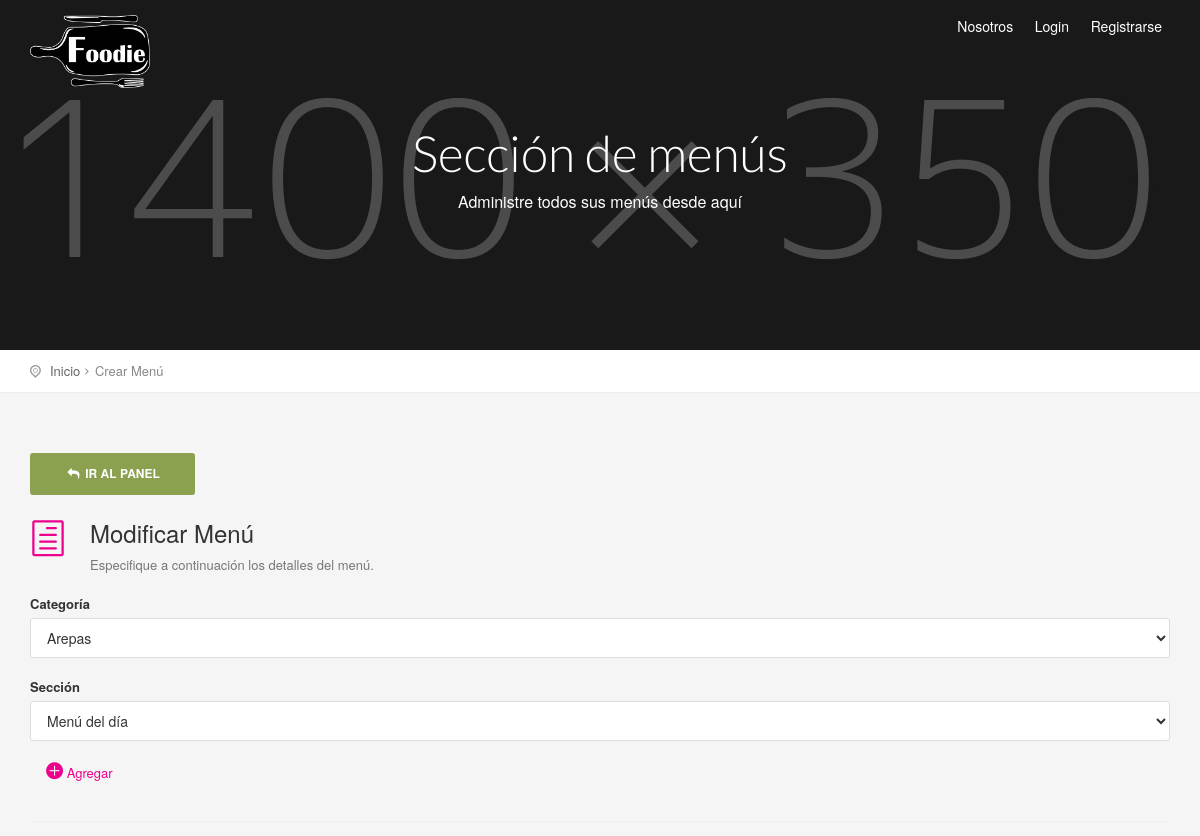
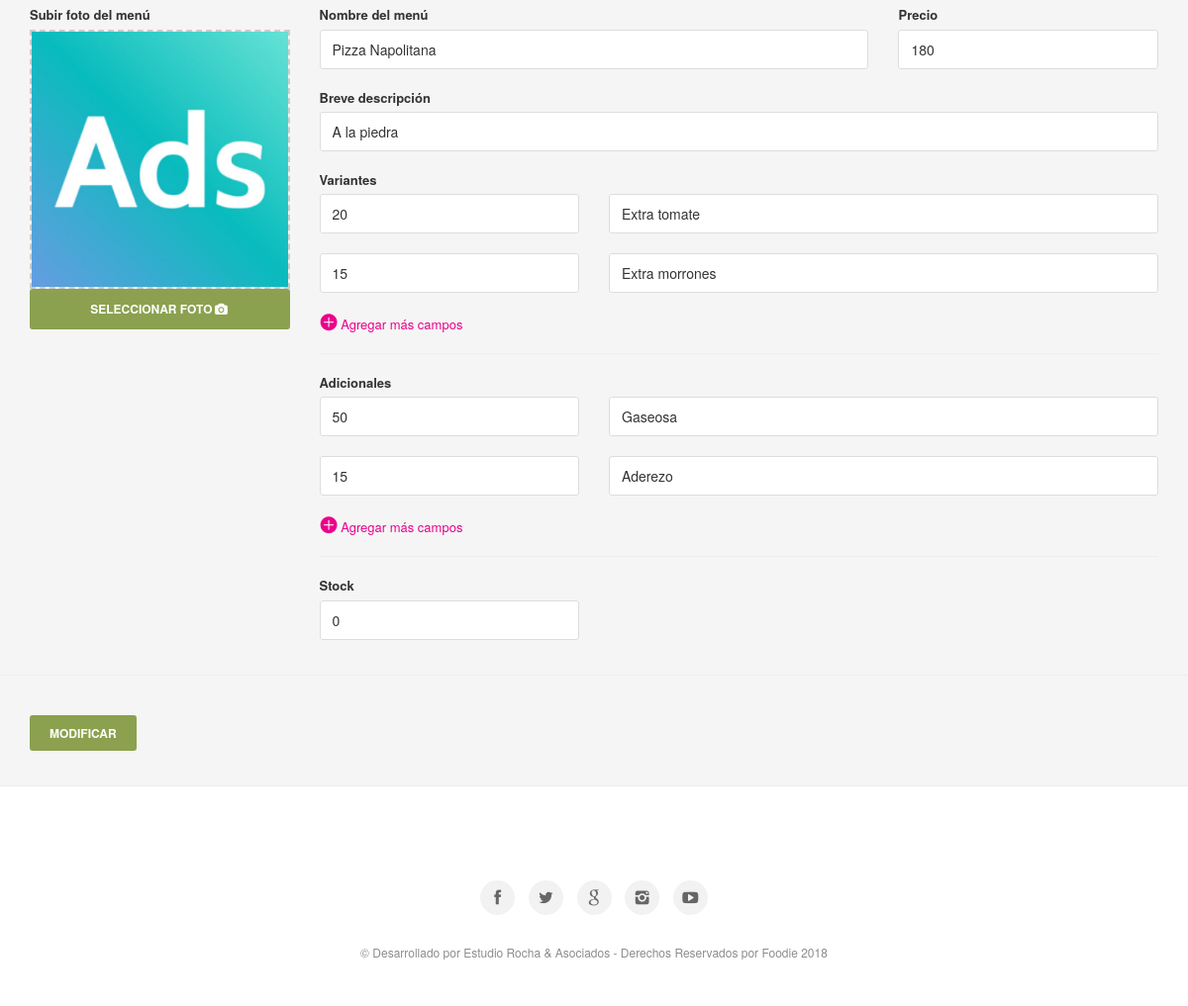
The app's page /modificar_menu.php?id=4e17333a80 with its own data (2 pictures, top to bottom).
### tables this page shows
CREATE TABLE `imagenes` (
  `id` int(11) NOT NULL,
  `ruta` varchar(255) NOT NULL,
  `cod` varchar(255) NOT NULL
);

CREATE TABLE `productos` (
  `id` int(11) NOT NULL,
  `cod` varchar(255) DEFAULT NULL,
  `cod_empresa` text,
  `titulo` text,
  `precio` float DEFAULT NULL,
  `precio_mayorista` float DEFAULT NULL,
  `precioDescuento` float NOT NULL,
  `stock` int(11) DEFAULT '0',
  `desarrollo` text,
  `variantes` text,
  `adicionales` text,
  `categoria` text,
  `subcategoria` text,
  `seccion` text,
  `keywords` text,
  `description` text,
  `fecha` date DEFAULT NULL,
  `meli` varchar(255) DEFAULT NULL,
  `url` text,
  `cod_producto` varchar(255) DEFAULT NULL
);

### Config/Autoload.php (called while the page is built, shortened)
<?php
class autoload
{
    public static function runSitio()
    {
        spl_autoload_register(
            function($clase)
            {
                $ruta = str_replace("\\", "/", $clase) . ".php";
            }
        );
    }
}

### Clases/Conexion.php (called while the page is built, shortened)
<?php namespace Clases;
class Conexion
{
    private $datos = array("host"=> "localhost","user"=> "root","pass"=> "","db"  => "foodie");
    private $con;
    public function __construct()
    {
        $this->con = mysqli_connect($this->datos["host"], $this->datos["user"], $this->datos["pass"], $this->datos["db"]);
        mysqli_set_charset($this->con,'utf8');
    }
    public function sqlReturn($query)
    {
        $dato = $this->con->query($query);
        return $dato;
    }
}

### Clases/Categorias.php (called while the page is built, shortened)
<?php
class Categorias
{
    private $con;
    public function __construct()
    {
        $this->con = new Conexion();
    }
    function list($filter,$order,$limit) {
        $array = array();
        if (is_array($filter)) {
            $filterSql = "WHERE ";
            $filterSql .= implode(" AND ", $filter);
        } else {
            $filterSql = '';
        }
        if ($order != '') {
            $orderSql = $order;
        } else {
            $orderSql = "id DESC";
        }
        if ($limit != '') {
            $limitSql = "LIMIT " . $limit;
        } else {
            $limitSql = '';
        }
        $sql = "SELECT * FROM `categorias` $filterSql  ORDER BY $orderSql $limitSql";
        $notas = $this->con->sqlReturn($sql);
        if ($notas) {
            while ($row = mysqli_fetch_assoc($notas)) {
                $array[] = $row;
            }
            return $array ;
        }
    }
}

### Clases/Productos.php (called while the page is built, shortened)
<?php
class Productos
{
    public $id;
    public $cod;
    public $cod_empresa;
    private $con;
    public function __construct()
    {
        $this->con = new Conexion();
    }
    public function view()
    {
        $sql   = "SELECT * FROM `productos` WHERE id = '{$this->id}' ||  cod = '{$this->cod}' ||  cod_empresa = '{$this->cod_empresa}' ORDER BY id DESC";
        $notas = $this->con->sqlReturn($sql);
        $row   = mysqli_fetch_assoc($notas);
        return $row;
    }
}

### Clases/Secciones.php (called while the page is built, shortened)
<?php
class Secciones
{
    public $cod;
    private $con;
    public function __construct()
    {
        $this->con = new Conexion();
    }
    public function view()
    {
        $sql   = "SELECT * FROM `secciones` WHERE cod = '{$this->cod}' ORDER BY id DESC";
        $notas = $this->con->sqlReturn($sql);
        $row   = mysqli_fetch_assoc($notas);
        return $row;
    }
    function list($filter,$order,$limit) {
        $array = array();
        if (is_array($filter)) {
            $filterSql = "WHERE ";
            $filterSql .= implode(" AND ", $filter);
        } else {
            $filterSql = '';
        }
        if ($order != '') {
            $orderSql = $order;
        } else {
            $orderSql = "id DESC";
        }
        if ($limit != '') {
            $limitSql = "LIMIT " . $limit;
        } else {
            $limitSql = '';
        }
        $sql = "SELECT * FROM `secciones` $filterSql  ORDER BY $orderSql $limitSql";
        $notas = $this->con->sqlReturn($sql);
        if ($notas) {
            while ($row = mysqli_fetch_assoc($notas)) {
                $array[] = $row;
            }
            return $array ;
        }
    }
}

### Clases/Imagenes.php (called while the page is built, shortened)
<?php
class Imagenes
{
    public $cod;
    private $con;
    public function __construct()
    {
        $this->con = new Conexion();
    }
    public function view()
    {
        $sql      = "SELECT * FROM `imagenes` WHERE cod = '{$this->cod}' ORDER BY id ASC";
        $imagenes = $this->con->sqlReturn($sql);
        $row      = mysqli_fetch_assoc($imagenes);
        if ($row===NULL) {
            $row['ruta']      =  "assets/archivos/sin_imagen.jpg";
            return $row;
        }else {
            return $row;
        }
    }
}

### modificar_menu.php (the view, shortened to what this page needs)
<?php
require_once "Config/Autoload.php";
$menu = new Clases\Productos();
$imagenes = new Clases\Imagenes();
$categorias = new Clases\Categorias();
$seccion = new Clases\Secciones();
$filterCategoria = array("area = 'productos'");
$order = "titulo ASC";
$categoriasArray = $categorias->list($filterCategoria, $order, "");
$cod = isset($_GET["id"]) ? $_GET["id"] : '';
$menu->set("cod", $cod);
$menuData = $menu->view();
$filterSeccion = array("cod_empresa = '$menuData[cod_empresa]'");
$seccionesArray = $seccion->list($filterSeccion, $order, "");
$seccion->set("cod", $menuData['seccion']);
$seccionData = $seccion->view();
$imagenes->set("cod", $menuData['cod']);
$imagenData = $imagenes->view();
$variantesExplotadas = explode('|||', $menuData['variantes']);
$variante1Explotada = explode(',', $variantesExplotadas[0]);
$variante2Explotada = explode(',', $variantesExplotadas[1]);
$adicionalesExplotadas = explode('|||', $menuData['adicionales']);
$adicional1Explotada = explode(',', $adicionalesExplotadas[0]);
$adicional2Explotada = explode(',', $adicionalesExplotadas[1]);
?>
<section class="parallax-window" id="short" data-parallax="scroll" data-image-src="img/sub_header_cart.jpg"
         data-natural-width="1400" data-natural-height="350">
    <div id="subheader">
        <div id="sub_content">
            <h1>Sección de menús</h1>
            <p>Administre todos sus menús desde aquí</p>
        </div>
    </div>
</section>
<div id="position">
    <div class="container">
        <ul>
            <li><a href="#0">Inicio</a></li>
            <li>Crear Menú</li>
        </ul>
    </div>
</div>
<div class="container margin_60_35">
    <div class="row">
        <div class="col-md-2">
            <a href="<?= URL ?>/panel#seccion-2" class="btn_full"><i class="icon-reply"></i> Ir al panel</a>
        </div>
    </div>
    <div class="row">
        <div class="col-md-12">
            <section id="section-2">
                <div class="indent_title_in">
                    <i class="icon_document_alt"></i>
                    <h3>Modificar Menú</h3>
                    <p>Especifique a continuación los detalles del menú.</p>
                </div>
                <form method="post" enctype="multipart/form-data">
                    <div class="form-group">
                        <label>Categoría</label>
                        <select class="form-control" name="categoriaMenu" id="categoriaMenu">
                            <?php foreach ($categoriasArray as $key => $value): ?>
                                <?php if ($menuData['categoria'] == $value['cod']): ?>
                                    <option value="<?= $value['cod'] ?>" selected><?= $value['titulo'] ?></option>
                                <?php else: ?>
                                    <option value="<?= $value['cod'] ?>"><?= $value['titulo'] ?></option>
                                <?php endif; ?>
                            <?php endforeach; ?>
                        </select>
                    </div>
                    <div class="form-group">
                        <label>Sección</label>
                        <select class="form-control" name="seccionMenu" id="seccionMenu">
                            <?php foreach ($seccionesArray as $key => $value): ?>
                                <?php if ($menuData['seccion'] == $value['cod']): ?>
                                    <option value="<?= $value['cod'] ?>" selected><?= $value['titulo'] ?></option>
                                <?php else: ?>
                                    <option value="<?= $value['cod'] ?>"><?= $value['titulo'] ?></option>
                                <?php endif; ?>
                            <?php endforeach; ?>
                        </select>
                    </div>
                    <a class="MasCampos col-md-12" href="#position" id="btnSecciones"><i
                                class="icon_plus_alt"></i> Agregar</a>
                    <div class="row">
                        <div class="col-md-3">
                        </div>
                    </div>
                    <br/>
                    <hr/>
                    <div class="strip_menu_items">
                        <div class="row">
                            <div class="col-sm-3">
                                <label>Subir foto del menú</label><br/>
                                <div id="dropContainer" class="drop_file">
                                    <img id="imgSalida" src="<?= URL; ?>/<?= $imagenData['ruta'] ?>" width="100%"
                                         src=""/>
                                </div>
                                <label class="btn_full btn btn-primary">
                                    Seleccionar foto<i class="icon-camera"></i>
                                </label>
                            </div>
                            <div class="col-sm-9">
                                <div class="row">
                                    <div class="col-md-8">
                                        <div class="form-group">
                                            <label>Nombre del menú</label>
                                            <input type="text" value="<?= $menuData['titulo'] ?>" name="tituloMenu"
                                                   class="form-control"
                                                   placeholder="Ej. Pizza Napolitana">
                                        </div>
                                    </div>
                                    <div class="col-md-4">
                                        <div class="form-group">
                                            <label>Precio</label>
                                            <input type="text" value="<?= $menuData['precio'] ?>" name="precioMenu"
                                                   class="form-control"
                                                   placeholder="Ej. 180">
                                        </div>
                                    </div>
                                </div>
                                <div class="form-group">
                                    <label>Breve descripción</label>
                                    <input type="text" value="<?= $menuData['desarrollo'] ?>" name="desarrolloMenu"
                                           class="form-control"
                                           placeholder="Ej. Pizza cocinada a la piedra de masa casera">
                                </div>
                                <div class="row">
                                    <label class="col-md-12">Variantes</label>
                                    <?php for ($i = 0; $i < count($variante1Explotada); $i++): ?>
                                        <div class="col-md-4">
                                            <div class="form-group">
                                                <input type="text" value="<?= $variante1Explotada[$i]; ?>"
                                                       name="variante1[]" class="form-control"
                                                       placeholder="20.00">
                                            </div>
                                        </div>
                                        <div class="col-md-8">
                                            <div class="form-group">
                                                <input type="text" value="<?= $variante2Explotada[$i]; ?>"
                                                       name="variante2[]" class="form-control"
                                                       placeholder="Extra queso">
                                            </div>
                                        </div>
                                    <?php endfor; ?>
                                    <a class="MasCampos col-md-12" href="#" id="mascamposVariante"><i
                                                class="icon_plus_alt"></i> Agregar más campos</a>
                                </div>
                                <hr/>
                                <div class="row">
                                    <label class="col-md-12">Adicionales</label>
                                    <?php for ($i = 0; $i < count($adicional1Explotada); $i++): ?>
                                        <div class="col-md-4">
                                            <div class="form-group">
                                                <input type="text" value="<?= $adicional1Explotada[$i]; ?>"
                                                       name="adicional1[]" class="form-control"
                                                       placeholder="40.00">
                                            </div>
                                        </div>
                                        <div class="col-md-8">
                                            <div class="form-group">
                                                <input type="text" value="<?= $adicional2Explotada[$i]; ?>"
                                                       name="adicional2[]" class="form-control"
                                                       placeholder="x1 Coca-cola 500cc">
                                            </div>
                                        </div>
                                    <?php endfor; ?>
                                    <a class="MasCampos col-md-12" href="#" id="mascamposAdicional"><i
                                                class="icon_plus_alt"></i> Agregar más campos</a>
                                </div>
                                <hr/>
                                <div class="row">
                                    <div class="col-md-4 form-group">
                                        <label>Stock</label>
                                        <input type="text" value="<?= $menuData['stock'] ?>" name="stockMenu"
                                               class="form-control" placeholder="Ej. 24">
                                    </div>
                                </div>
                            </div>
                        </div>
                    </div>
        </div>
        <hr class="styled_2">
        <div class="col-md-2">
            <button type="submit" name="modificar_menu" class="btn_1">Modificar</button>
        </div>
    </div>
</div>

### records on screen
imagenes: ruta (picture)
productos: tituloMenu "Pizza Napolitana", precioMenu "180", desarrolloMenu "A la piedra", variantes "20", variantes "Extra tomate", variantes "15", variantes "Extra morrones", adicionales "50", adicionales "Gaseosa", adicionales "15", adicionales "Aderezo", stockMenu "0"

### other values on screen
form field categoriaMenu "Arepas"
form field seccionMenu "Menú del día"
